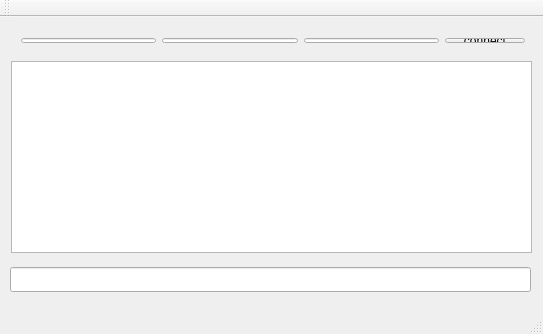
<?xml version="1.0" encoding="UTF-8"?>
<ui version="4.0">
 <class>MainWindow</class>
 <widget class="QMainWindow" name="MainWindow">
  <property name="geometry">
   <rect>
    <x>0</x>
    <y>0</y>
    <width>543</width>
    <height>334</height>
   </rect>
  </property>
  <property name="windowTitle">
   <string>MainWindow</string>
  </property>
  <widget class="QWidget" name="centralWidget">
   <widget class="QTextEdit" name="textEdit">
    <property name="geometry">
     <rect>
      <x>11</x>
      <y>44</y>
      <width>521</width>
      <height>192</height>
     </rect>
    </property>
   </widget>
   <widget class="QLineEdit" name="lineEdit_msg">
    <property name="geometry">
     <rect>
      <x>10</x>
      <y>250</y>
      <width>521</width>
      <height>25</height>
     </rect>
    </property>
   </widget>
   <widget class="QWidget" name="">
    <property name="geometry">
     <rect>
      <x>10</x>
      <y>10</y>
      <width>526</width>
      <height>27</height>
     </rect>
    </property>
    <layout class="QHBoxLayout" name="horizontalLayout">
     <item>
      <widget class="QLineEdit" name="lineEdit_host"/>
     </item>
     <item>
      <widget class="QLineEdit" name="lineEdit_port"/>
     </item>
     <item>
      <widget class="QLineEdit" name="lineEdit_id"/>
     </item>
     <item>
      <widget class="QPushButton" name="pushButton_connect">
       <property name="text">
        <string>connect</string>
       </property>
      </widget>
     </item>
    </layout>
   </widget>
  </widget>
  <widget class="QMenuBar" name="menuBar">
   <property name="geometry">
    <rect>
     <x>0</x>
     <y>0</y>
     <width>543</width>
     <height>22</height>
    </rect>
   </property>
  </widget>
  <widget class="QToolBar" name="mainToolBar">
   <attribute name="toolBarArea">
    <enum>TopToolBarArea</enum>
   </attribute>
   <attribute name="toolBarBreak">
    <bool>false</bool>
   </attribute>
  </widget>
  <widget class="QStatusBar" name="statusBar"/>
 </widget>
 <layoutdefault spacing="6" margin="11"/>
 <resources/>
 <connections/>
</ui>
